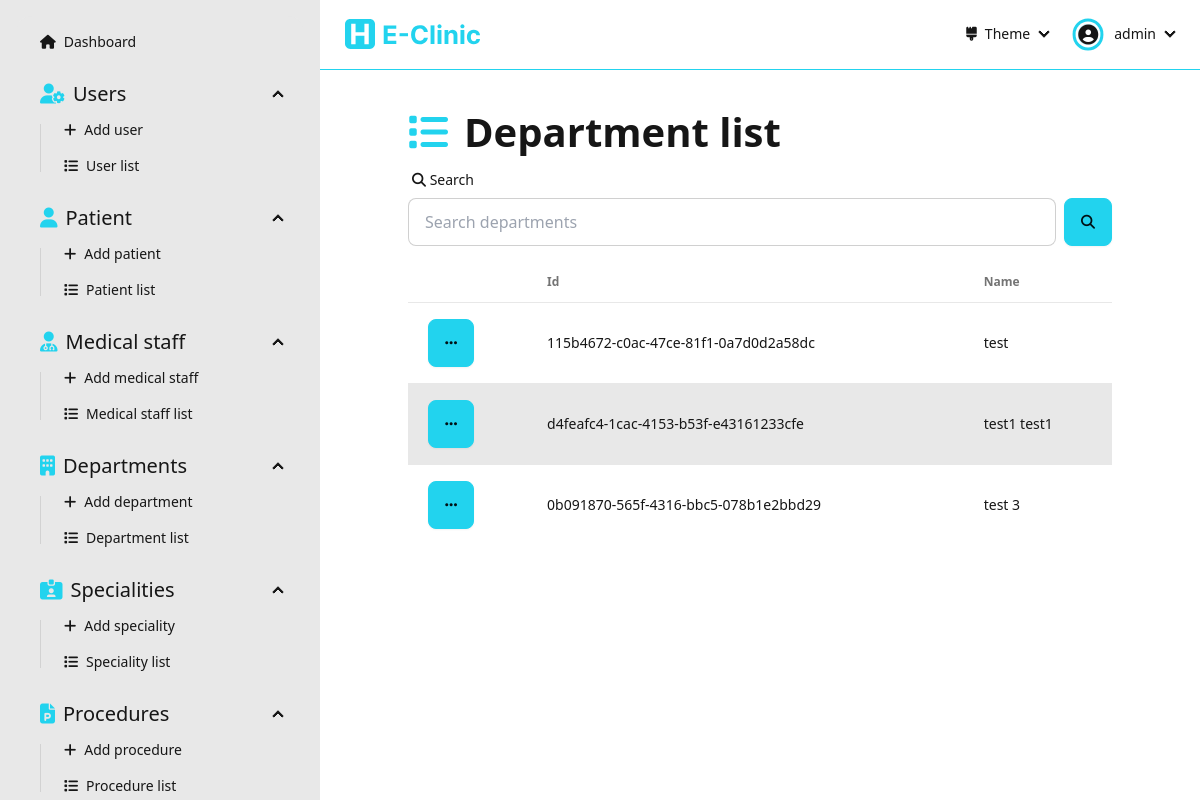
Page /dashboard/departments/ (signed in) on the earlier database version.
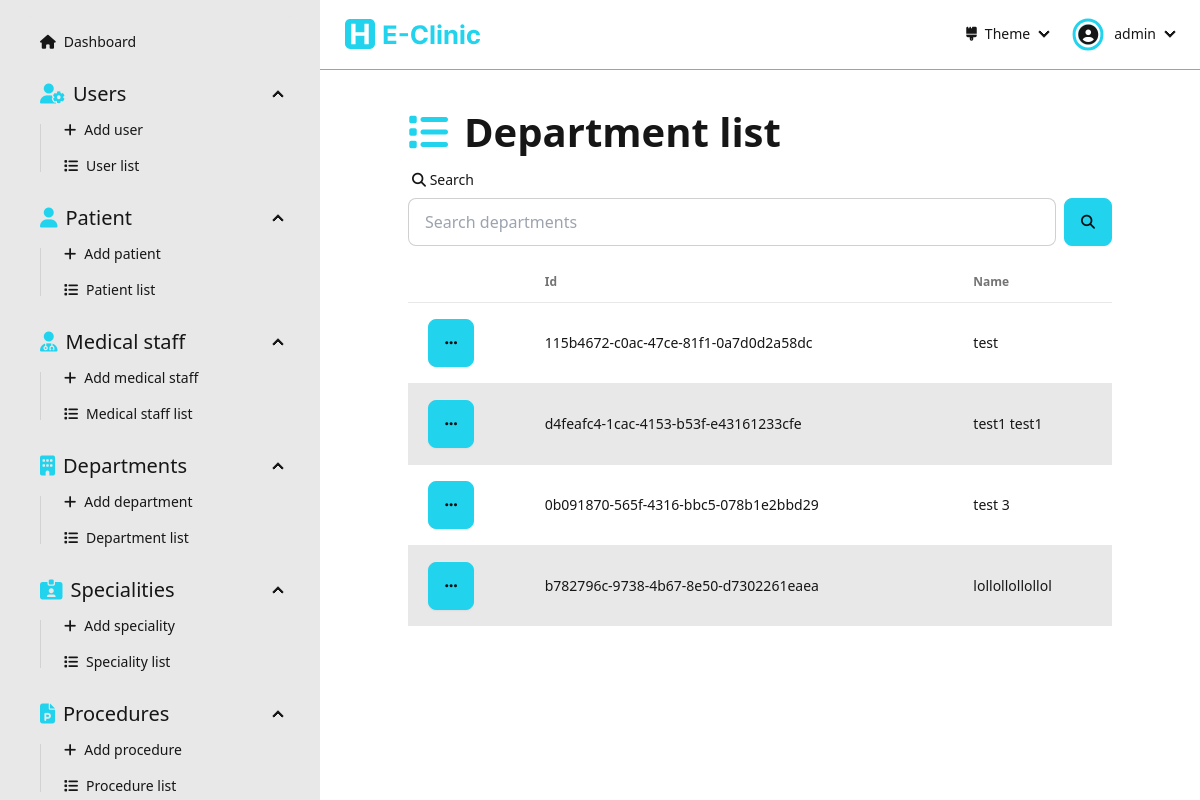
Same page on the later database version.
### Dashboard/models.py (models this page shows, shortened)
class Department(models.Model):
  id = models.UUIDField(primary_key=True, default=uuid.uuid4, editable=False)
  name = models.CharField(max_length=256, null=False, unique=True)

### Dashboard/views/department.py (the view)
# urls.py: path('dashboard/departments/', department.departmentList, name='department-list'),
@login_required(login_url='sign-in')
def departmentList(request: HttpRequest):
  form = SearchForm(request.GET)
  departments = []
  if form.is_valid():
    search = form.cleaned_data['search']
    departments = Department.objects.filter(
      Q(id__icontains=search) |
      Q(name__icontains=search)
    )
  else:
    departments = Department.objects.all()
  context = { 'departments': departments, 'form': form }
  return render(request, 'pages/department/department-list.html', context=context)

### Dashboard/forms.py
class SearchForm(forms.Form):
  search  = forms.CharField(required=False)

### Dashboard/templates/pages/department/department-list.html (shortened to what this page needs)
{% extends "layouts/dashboard.html" %}
{% load static %}
{% load widget_tweaks %}
{% block dashboard_content %}
  <div class="flex flex-1 flex-col items-center pb-[5rem]">
    <div class="flex flex-1 flex-col max-w-[90%] lg:max-w-[80%] justify-start w-full">
      <div class="text-[30pt] font-bold"><i class="fas fa-list text-primary mr-[1rem]"></i>Department list</div>
      <form action="" method="get" class="mb-[1rem]">
        <label class="form-control w-full">
          <div class="label">
            <span class="label-text"><i class="fas fa-search"></i> Search</span>
          </div>
          <div class="flex">
            {% render_field form.search placeholder="Search departments" type="text" class+="input input-bordered w-full" %}
            <button class="btn btn-primary ml-[0.5rem]"><i class="fas fa-search"></i></button>
          </div>
        </label>
      </form>
      {% if departments.count > 0 %}
      <div class="overflow-x-auto flex-1 flex items-start">
        <table class="table table-pin-rows table-pin-cols table-zebra">
          <thead>
            <tr>
              <td></td>
              <td>Id</td>
              <td>Name</td>
            </tr>
          </thead>
          <tbody>
            {% for department in departments %}
              <tr>
                <td>
                  <div class="dropdown">
                    <div tabindex="0" role="button" class="btn btn-primary m-1"><i class="fas fa-ellipsis"></i></div>
                  </div>
                </td>
                <td>{{department.id}}</td>
                <td>{{department.name}}</td>
              </tr>
            {% endfor %}
          </tbody>
        </table>
      </div>
      {% else %}
        <div class="flex flex-1 flex-col justify-center items-center h-full w-full">
          <img class="h-[30%]" src="{% static "assets/empty-list.svg" %}" alt="empty-list">
          <div class="text-[20pt]">The list is empty</div>
        </div>
      {% endif %}
    </div>
  </div>
{% endblock dashboard_content %}

### Dashboard/templates/layouts/dashboard.html (shortened to what this page needs)
{% extends "layouts/base.html" %}
{% load static %}
{% block content %}
  <div class="drawer lg:drawer-open flex-1">
    <div class="drawer-content flex flex-1 flex-col">
      {% include "components/navbar-dashboard.html" %}
      {% block dashboard_content %}
      {% endblock dashboard_content %}
    </div>
    <div class="drawer-side z-50">
      <ul class="menu p-4 w-80 min-h-full bg-base-200 text-base-content">
        <ul class="menu flex flex-1 w-full bg-base-200 rounded-box">
          <li><a {% if request.path == 'dashboard/' %}class="bg-primary text-primary-content"{% endif %} href="{% url "dashboard" %}"><i class="fas fa-home"></i>Dashboard</a></li>
          <li>
            <details open>
              <summary class="text-[15pt] mt-[1rem]"><i class="fas fa-user-gear text-[15pt] text-primary"></i>Users</summary>
              <ul>
                <li><a {% if request.path == '/auth/users/add/' %}class="bg-primary text-primary-content"{% endif %} href="{% url "add-user" %}"><i class="fas fa-plus"></i>Add user</a></li>
                <li><a {% if request.path == '/auth/users/' %}class="bg-primary text-primary-content"{% endif %} href="{% url "user-list" %}"><i class="fas fa-list"></i>User list</a></li>
              </ul>
            </details>
            <details open>
              <summary class="text-[15pt] mt-[1rem]"><i class="fas fa-user text-[15pt] text-primary"></i>Patient</summary>
              <ul>
                <li><a {% if request.path == '/dashboard/patients/add/' %}class="bg-primary text-primary-content"{% endif %} href="{% url "add-patient" %}"><i class="fas fa-plus"></i>Add patient</a></li>
                <li><a {% if request.path == '/dashboard/patients/' %}class="bg-primary text-primary-content"{% endif %} href="{% url "patient-list" %}"><i class="fas fa-list"></i>Patient list</a></li>
              </ul>
            </details>
            <details open>
              <summary class="text-[15pt] mt-[1rem]"><i class="fas fa-user-doctor text-primary"></i>Medical staff</summary>
              <ul>
                <li><a {% if request.path == '/dashboard/medical-staff/add/' %}class="bg-primary text-primary-content"{% endif %} href="{% url "add-medical-staff" %}"><i class="fas fa-plus"></i>Add medical staff</a></li>
                <li><a {% if request.path == '/dashboard/medical-staff/' %}class="bg-primary text-primary-content"{% endif %} href="{% url "medical-staff-list" %}"><i class="fas fa-list"></i>Medical staff list</a></li>
              </ul>
            </details>
            <details open>
              <summary class="text-[15pt] mt-[1rem]"><i class="fas fa-building text-primary"></i>Departments</summary>
              <ul>
                <li><a {% if request.path == '/dashboard/departments/add' %}class="bg-primary text-primary-content"{% endif %} href="{% url "add-department" %}"><i class="fas fa-plus"></i>Add department</a></li>
                <li><a {% if request.path == '/dashboard/departments' %}class="bg-primary text-primary-content"{% endif %} href="{% url "department-list" %}"><i class="fas fa-list"></i>Department list</a></li>
              </ul>
            </details>
            <details open>
              <summary class="text-[15pt] mt-[1rem]"><i class="fas fa-id-card-clip text-primary"></i>Specialities</summary>
              <ul>
                <li><a {% if request.path == '/dashboard/specialities/add/' %}class="bg-primary text-primary-content"{% endif %} href="{% url "add-speciality" %}"><i class="fas fa-plus"></i>Add speciality</a></li>
                <li><a {% if request.path == '/dashboard/specialities/' %}class="bg-primary text-primary-content"{% endif %} href="{% url "speciality-list" %}"><i class="fas fa-list"></i>Speciality list</a></li>
              </ul>
            </details>
            <details open>
              <summary class="text-[15pt] mt-[1rem]"><i class="fas fa-file-powerpoint text-primary"></i>Procedures</summary>
              <ul>
                <li><a {% if request.path == '/dashboard/procedures/add/' %}class="bg-primary text-primary-content"{% endif %} href="{% url "add-procedure" %}"><i class="fas fa-plus"></i>Add procedure</a></li>
                <li><a {% if request.path == '/dashboard/procedures/' %}class="bg-primary text-primary-content"{% endif %} href="{% url "procedure-list" %}"><i class="fas fa-list"></i>Procedure list</a></li>
              </ul>
            </details>
          </li>
        </ul>
      </ul>
    </div>
  </div>
{% endblock content %}

### Dashboard/templates/layouts/base.html (shortened to what this page needs)
{% load static %}
<!DOCTYPE html>
<html lang="en">
  <head>
    <link rel="stylesheet" href="{% static 'css/compiled/compiled.css' %}" />
    <link rel="stylesheet" href="{% static 'fontawesome/css/all.css' %}" />
  </head>
  <body>
    <div class="flex flex-col min-h-screen w-full">
      {% block content %}
      {% endblock content %}
    </div>
  </body>
</html>

### Dashboard/templates/components/navbar-dashboard.html (shortened to what this page needs)
{% load static %}
<div class="navbar bg-base-100 border-b-primary border-b-[1px] mb-[2rem] sticky top-0">
  <div class="flex-1">
    <a class="btn btn-ghost hidden md:flex" href="/dashboard">
      <img class="h-full py-[0.5rem]" src="{% static "assets/e-clinic-logo-name.svg" %}" alt="e-clinic logo">
    </a>
  </div>
  <div class="flex-none">
    <ul class="menu menu-horizontal px-1">
      <li>
        <details>
          <summary>
            <i class="fas fa-brush"></i> Theme
          </summary>
        </details>
      </li>
      <li>
        <details>
          <summary>
            <div class="rounded-full mr-[0.5rem] ring ring-primary ring-offset-base-100 ring-offset-[0.15rem] flex justify-center items-center pt-[0.05rem]">
              <i class="fas fa-user-circle text-[15pt]"></i>
            </div>
            {{user}}
          </summary>
        </details>
      </li>
    </ul>
  </div>
</div>

Differences in the rows shown:
added Department: id "b782796c-9738-4b67-8e50-d7302261eaea", name "lollollollollol"
